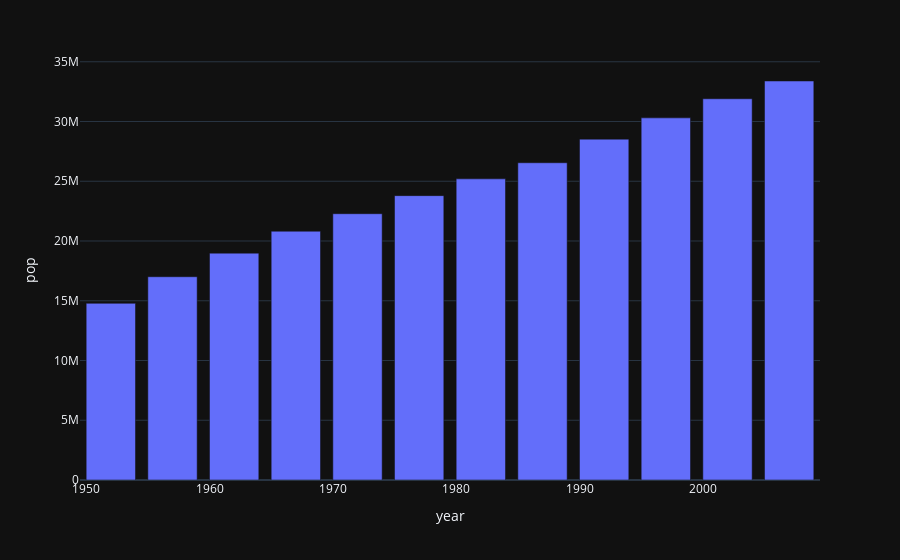

Notebook source saved alongside this figure:
### Code cell
fig = px.bar(data_canada, x='year', y='pop')
fig.show()

### Figure 1 — Plotly figure (JSON) as saved in the notebook; plotly's stock layout.template omitted (floating-point values rounded to 4 significant figures)
{"data": [{"hovertemplate": "year=%{x}<br>pop=%{y}<extra></extra>", "legendgroup": "", "marker": {"color": "#636efa", "pattern": {"shape": ""}}, "name": "", "orientation": "v", "showlegend": false, "textposition": "auto", "x": [1952, 1957, 1962, 1967, 1972, 1977, 1982, 1987, 1992, 1997, 2002, 2007], "xaxis": "x", "y": [14785584, 17010154, 18985849, 20819767, 22284500, 23796400, 25201900, 26549700, 28523502, 30305843, 31902268, 33390141], "yaxis": "y", "type": "bar"}], "layout": {"xaxis": {"anchor": "y", "domain": [0.0, 1.0], "title": {"text": "year"}}, "yaxis": {"anchor": "x", "domain": [0.0, 1.0], "title": {"text": "pop"}}, "legend": {"tracegroupgap": 0}, "margin": {"t": 60}, "barmode": "relative"}}
